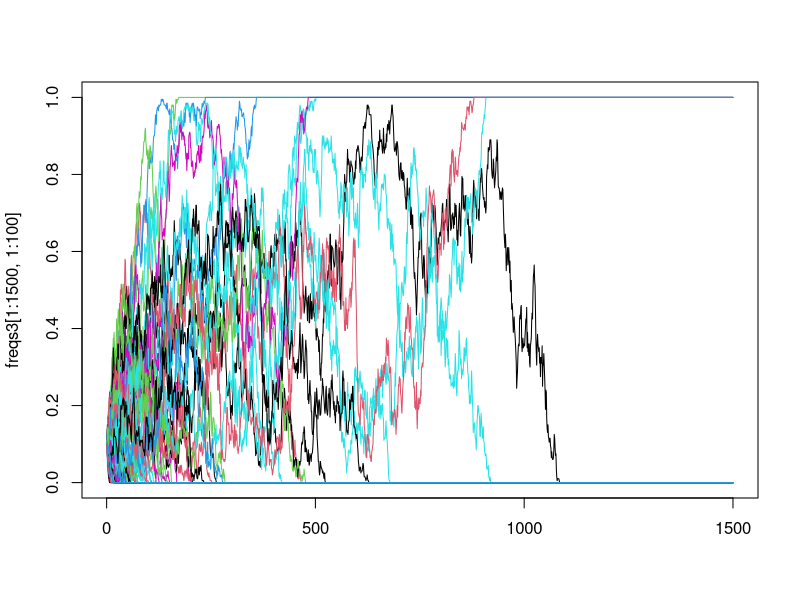
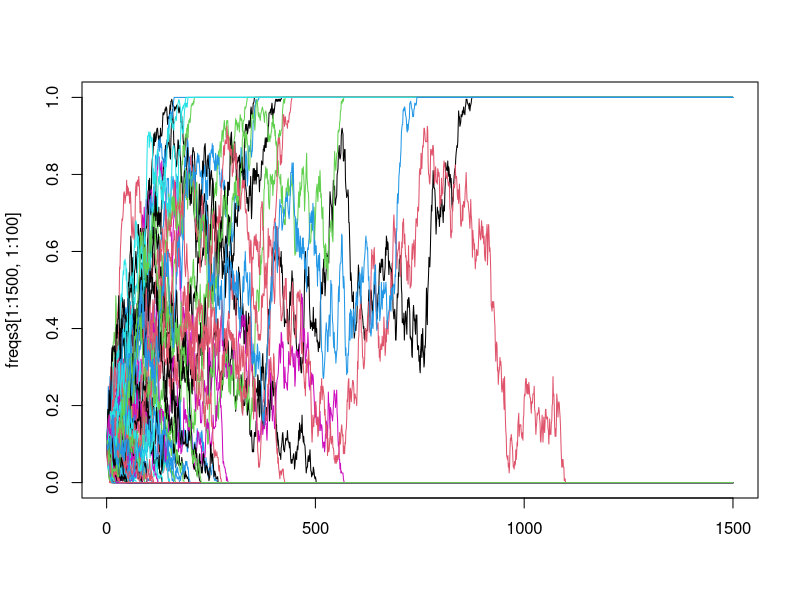

Here is the R script that generated these plots, in order:
#M200A GENETIC DRIFT EXERCISES,Dr. Kirk Lohmueller, Fall 2015
#Hayley Stansell
#
#
getwd()
#
?rbinom
rbinom(3,10,0.1)
#3 random vars from a binom dist. 1st draw = 1/10 success, 2nd = 2/10 success, 3rd = 0/10 success
#[1] 1 2 0
rbinom
#just the function w/ nothing returns a summary of rbinom
#
#
########################################################################################EXERCISE ONE###################
#
#What is the expected number of successes in a sample of size 10 from the binomial dist. with probability of success p=0.1? 
#First, figure this out analytically based on the formulas from class. 
#Second, write a simulation in R to confirm this. 
#
#1)Based on probability p=0.1 (1 in 10 is a success), I would expect to see approximately one success in 10 draws. 
#2)
rbinom(10, 5, 0.1)
#[1] 1 0 0 1 2 0 1 2 0 1
#[1] 0 0 2 0 1 1 0 1 0 1
rbinom(10, 1, 0.1)
#[1] 0 0 0 0 0 0 0 0 0 0
#[1] 0 0 0 0 0 0 1 0 0 0

#################################################################

#simulate genetic drift
#
#p= allele freq (at t)
#N= pop size (number of diploid individs, or number of c-somes in pop)----HERE = number of diploid individs (so, pop has 2N csomes)
#
p<- 0.1
N<- 10
count<- rbinom(1,2*N, p)
count
#[1] 2
count/(2*N)
#[1] 0.1
#
#####################################################################################EXERCISE TWO#######################
#
#Write an R-function that simulates T generations of genetic drift for L independent SNPs. 
#Keep track of allele freq's of each of the L-SNPs in each of the T-generations. 
#All SNPs should start in the initial generation at frequency "p"
#
#Hint: Initialize a matrix to keep track of the freqs in each generation:
# T<- 5 
# L<- 3
# freqs<- matrix(nrow=T,ncol=L) #sets up framework for matrix to get allel freqs each generation.
#                                 each ROW is a generation, each COLUMN is a SNP
#Hint: First row of this matrix can/should have the initial allele frequency (p). 
#       Write a loop that will iterate through each generation and perform binom sampling.
#
T<- 8
L<- 3
freqs<- matrix(nrow = T, ncol = L)
freqs
#success!
#saying that pInitial(or pPrev)=0.25, N(size)=100 individuals, n(aka L)= 3 indept. SNPs
#so, pCurrent= count/(2N), and count= rbinom(3, 2*100, pPrev) for each. pCurrent becomes pPrev each new generation
#pPrev is all SNPs having p of 0.25
freqs[1,]<-0.25
freqs[1,]
N<-100
for(i in 2:T){
  count<- rbinom(L,2*N, freqs[(i-1),])
  freqNew<-(count/(2*N))
  freqs[i,]<-freqNew
}
freqs
#[,1]  [,2]  [,3]
#[1,] 0.250 0.250 0.250
#[2,] 0.295 0.280 0.265
#[3,] 0.310 0.300 0.275
#[4,] 0.270 0.370 0.235
#[5,] 0.305 0.365 0.230
#[6,] 0.405 0.350 0.210
#[7,] 0.475 0.310 0.250
#[8,] 0.510 0.260 0.285
#
#
#############################################################################################EXERCISE THREE###################
#
#Use the function just written to simulate drift with these parameters:
N<-100
L<-1000
T<-10000
p<-0.1
#
#
freqs3<- matrix(nrow = T, ncol = L)
freqs3
#success!
#saying that pInitial(or pPrev)=0.25, N(size)=100 individuals, n(aka L)= 3 indept. SNPs
#so, pCurrent= count/(2N), and count= rbinom(3, 2*100, pPrev) for each. pCurrent becomes pPrev each new generation
#pPrev is all SNPs having p of 0.25
freqs3[1,]<-0.1 #this is the pPrev(pInitial)
freqs3[1,]
for(i in 2:T){
  count<- rbinom(L,2*N, freqs3[(i-1),])
  freqNew3<-(count/(2*N))
  freqs3[i,]<-freqNew3
}
freqs3
#Success!!!
#data matrix too big to just paste here
#
#
#
###################################a) How many SNPs(L=1000) @ T=10,000 are at freq 0?
#   row=T, so at [10,000,], values = 0 --- L=0 at that point
?sum
?frequency
#frequency of zeros at [10000, ], freq that L's are zero
########################### == ----says if X == # ...if x equal to a number. So, X == 0, "tests" include < , > , and ==
sum(freqs3[10000, ] == 0) 
#[1] 906
#success!!
###################################b) How many are at frequency 1?
sum(freqs3[10000, ] == 1) 
#[1] 94
###################################c) Does this value agree with theoretical prediction for prob of fixation of a neutral?
#Yes, this supports the idea that as time progresses, a given allele will either drop out of existence 
#or become present across the whole population...becoming "fixed". 
#
#
###################################d) Make a plot of freq. trajectories for 100 SNPs. 
# 100 columns all rows .... freqs3[10000,100]
# x is 0-10000, y is 0-1
#try a small number freqs3[1000,5]

matplot(freqs3 [1:1500, 1:100], type= "l", lty = 1)
#
#
##################################dcontinued) repeat, but change p to 0.6 
N<-100
L<-1000
T<-10000
p<-0.6
#
#
freqs3<- matrix(nrow = T, ncol = L)
freqs3
#success!
#saying that pInitial(or pPrev)=0.25, N(size)=100 individuals, n(aka L)= 3 indept. SNPs
#so, pCurrent= count/(2N), and count= rbinom(3, 2*100, pPrev) for each. pCurrent becomes pPrev each new generation
#pPrev is all SNPs having p of 0.25
freqs3[1,]<-0.1 #this is the pPrev(pInitial)
freqs3[1,]
for(i in 2:T){
  count<- rbinom(L,2*N, freqs3[(i-1),])
  freqNew3<-(count/(2*N))
  freqs3[i,]<-freqNew3
}
matplot(freqs3 [1:1500, 1:100], type= "l", lty = 1)
#success
#
##################################e) How many of the 1000 SNPs are at freq 0 at T = 10000
sum(freqs3[10000, ] == 0) 
#[1] 892
##################################f) How many are at freq 1 at T = 10000
sum(freqs3[10000, ] == 1)
#[1] 108
#################################g) Does this agree with the theoretical prediction for fixation?
#Like the previous simulation, I think this agrees with the idea of fixation for a neutral allele, 
#as most of the frequencies have shifted to frequency of 0. The result is not as extreme as it was for p = 0.1
#
#
#
#
#
######################################################################################EXERCISE FOUR#######################
#
#repeat simulation, with N=10500 and N=1000 . p = 0.1, L = 1000, T = 10000
#
#
# Make population N = 10500
N<-10500
L<-1000
T<-10000
p<-0.1
#
#
freqs4a<- matrix(nrow = T, ncol = L)
freqs4a
#success!
#saying that pInitial(or pPrev)=0.25, N(size)=100 individuals, n(aka L)= 3 indept. SNPs
#so, pCurrent= count/(2N), and count= rbinom(3, 2*100, pPrev) for each. pCurrent becomes pPrev each new generation
#pPrev is all SNPs having p of 0.25
freqs4a[1,]<-0.1 #this is the pPrev(pInitial)
freqs4a[1,]
for(i in 2:T){
  count<- rbinom(L,2*N, freqs4a[(i-1),])
  freqNew4a<-(count/(2*N))
  freqs4a[i,]<-freqNew4a
}
